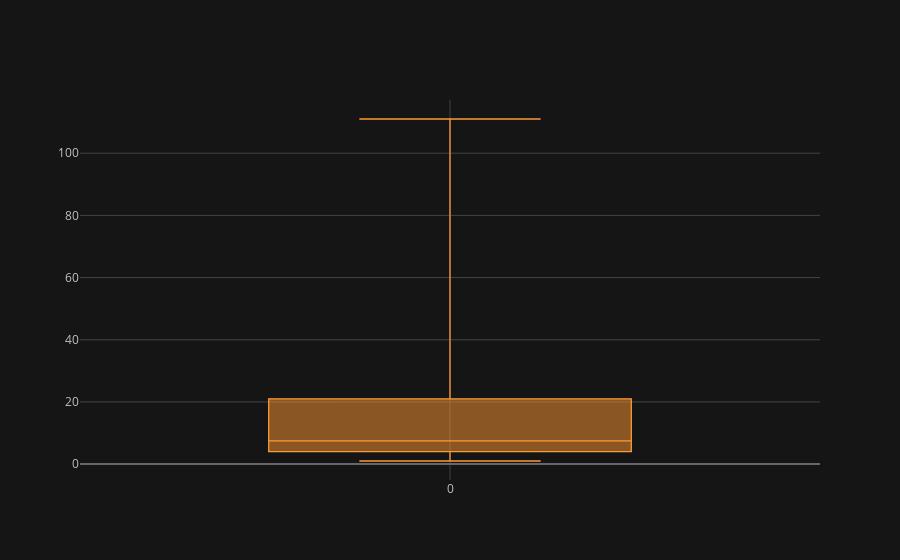

This figure's notebook cell:
### Code cell
df1=pd.DataFrame([1,2,3,4,5,6,8,7,9,21,11,65,101,111,110,2,8,5])
df1.iplot(kind='box')
#sns.boxplot(data=df1)

### Figure 1 — Plotly figure (JSON) as saved in the notebook; plotly's stock layout.template omitted (floating-point values rounded to 4 significant figures)
{"data": [{"boxpoints": false, "line": {"width": 1.3}, "marker": {"color": "rgba(255, 153, 51, 1.0)"}, "name": "0", "orientation": "v", "type": "box", "y": [1, 2, 3, 4, 5, 6, 8, 7, 9, 21, 11, 65, 101, 111, 110, 2, 8, 5]}], "layout": {"legend": {"bgcolor": "#151516", "font": {"color": "#D9D9D9"}}, "paper_bgcolor": "#151516", "plot_bgcolor": "#151516", "title": {"font": {"color": "#D9D9D9"}}, "xaxis": {"gridcolor": "#434343", "showgrid": true, "tickfont": {"color": "#C2C2C2"}, "title": {"font": {"color": "#D9D9D9"}, "text": ""}, "zerolinecolor": "#666570"}, "yaxis": {"gridcolor": "#434343", "showgrid": true, "tickfont": {"color": "#C2C2C2"}, "title": {"font": {"color": "#D9D9D9"}, "text": ""}, "zerolinecolor": "#666570"}}}
